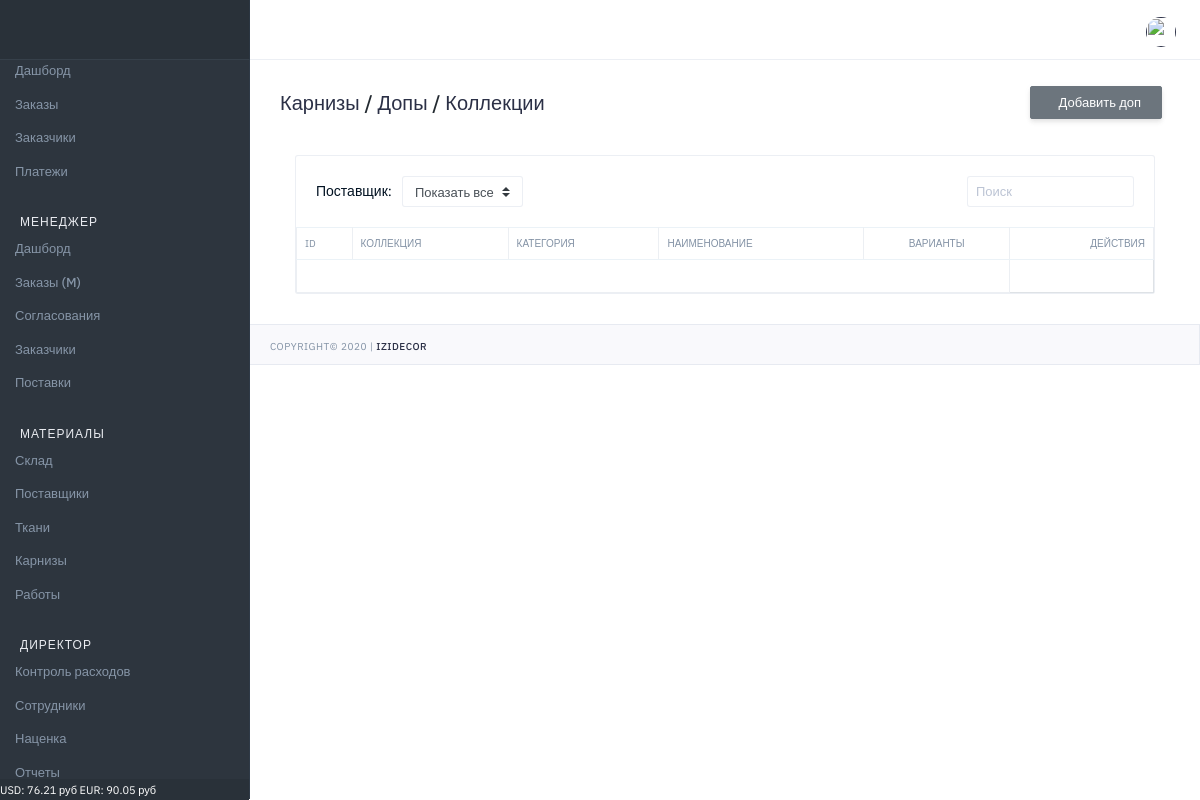
Page /izi/cornice/additional/list/ (signed in) on the earlier database version.
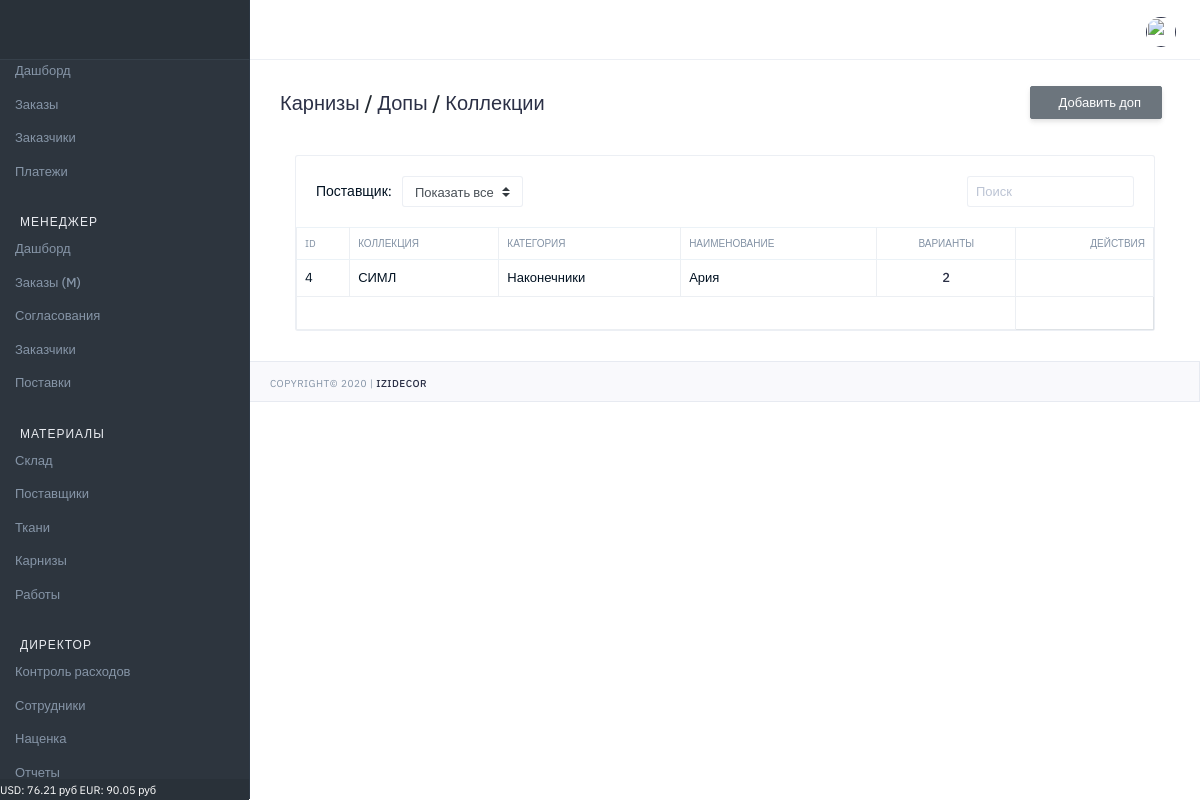
Same page on the later database version.
### materials/models.py (models this page shows, shortened)
class CorniceAdditional(models.Model):
    collection = models.ForeignKey(CorniceCollection, null=True, on_delete=models.CASCADE, verbose_name='Коллекция')
    category = models.CharField(verbose_name='Категория', max_length=100, default=None)
    name = models.CharField(verbose_name='Наименование', max_length=100)
    date_created = models.DateTimeField(verbose_name='Дата создания', auto_now_add=True, null=True)

class CorniceCollection(models.Model):
    name = models.CharField(verbose_name='Коллекция', max_length=100, blank=True)
    manufacturer = models.ForeignKey(CorniceManufact, null=True, on_delete=models.CASCADE,
                                     verbose_name='Производитель', blank=True)
    color = models.ManyToManyField(CorniceCollectionColor, verbose_name='Цвета')

### common/views.py (the view)
# urls.py: path('cornice/additional/list/', CorniceAdditionalList, name="cornice_additional_list"),
@login_required(login_url='login')
def CorniceAdditionalList(request):
    additional = CorniceAdditional.objects.all()
    collection = CorniceCollection.objects.all()
    return render(request, 'common/cornice_additional_list.html', context={'additional': additional, 'collection': collection})

### main/template_tags/custom_tags.py (called while the page is built, shortened)
@register.filter(name='has_group')
def has_group(user, group_name):
    return user.groups.filter(name=group_name).exists()

@register.simple_tag()
def get_new_orders():
    result = Order.objects.filter(status__gte=5, user_view=0).count()
    return result

@register.simple_tag()
def get_discount():
    result = Order.objects.filter(status__lte=3, discount_status=1, discount_view=0).count()
    return result

@register.filter(name='get_additional_options_count')
def get_additional_options_count(additional):
    options_count = CorniceAdditionalOptions.objects.filter(additional=additional).count()
    return options_count

@register.simple_tag()
def get_currency():
    usd = MarkupCurrency.objects.get(name='USD')
    eur = MarkupCurrency.objects.get(name='EUR')
    f = f'USD: {round(usd.value,2)} руб  EUR: {round(eur.value,2)} руб'
    return f

@register.simple_tag()
def get_finish_orders():
    result = Order.objects.filter(status=9).count()
    all_orders = Order.objects.filter(status=8)
    count_n = 0
    return result+count_n

### common/templates/common/cornice_additional_list.html (shortened to what the changed rows need)
{% extends "main/base.html" %}
{% block title_h1 %}
<a href="{% url 'common:cornice_list' %}">Карнизы</a> / <a href="{% url 'common:cornice_additional_list'%}">Допы</a> / <a href="{% url 'common:collection_cornice_list'%}">Коллекции</a>
{% endblock %}
{% block body_content %}
                     <div class="col-md-12 col-lg-12">
                        <div class="card mg-b-30">
                           <div class="card-body pd-0">
                              <table id="foo-filtering" class="table table-bordered table-hover toggle-circle" data-page-size="50">
                                  <thead class="tx-10 tx-uppercase">
                                     <tr>
                                         <th>ID</th>
                                         <th>Коллекция</th>
                                         <th>Категория</th>
                                         <th>Наименование</th>
                                         <th class="tx-center">Варианты</th>
                                         <th class="tx-right">Действия</th>
                                     </tr>
                                  </thead>
                                  {% load mathfilters %}
                                 <tbody>
                                    {% for q in additional %}
                                        <tr class="odd gradeX">
                                            <td>{{q.id}}</td>
                                            <td>{{ q.collection.name }}</td>
                                            <td>{{ q.category }}</td>
                                            <td>{{ q.name }}</td>
                                            <td class="tx-center"><a href="{% url 'common:cornice_additional_options_list' id=q.id %}">{{q|get_additional_options_count}}</a></td>
                                            <td class="tx-right">
                                                <a href="{% url 'common:cornice_additional_options_add' id=q.id %}"  title="" data-toggle="tooltip" data-original-title="Добавить вариант"></a>
                                                <a href="{% url 'common:cornice_additional_edit' id=q.id %}"  title="" data-toggle="tooltip" data-original-title="Изменить"></a>
                                            </td>
                                        </tr>
                                    {% endfor %}
                                 </tbody>
                              </table>
                           </div>
                        </div>
                     </div>
{% endblock %}

Differences in the rows shown:
added CorniceAdditional: id "4", collection.name "СИМЛ", category "Наконечники", name "Ария", id "2"
